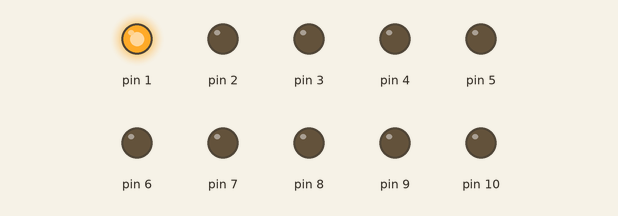
Bench run of a sketch on a simulated Arduino Uno, built with avr-gcc and run on an emulated ATmega328P. Shown: output pins drawn as LEDs (lit = HIGH).

Above: at 0.2 s.
At 2.0 s:
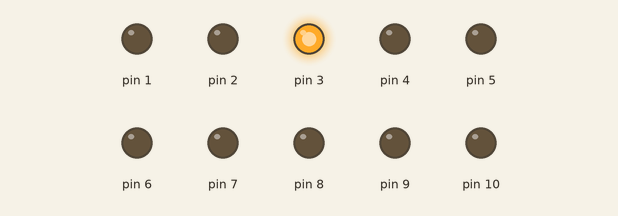
At 4.7 s:
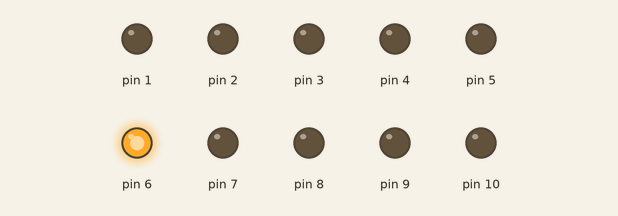
At 10.1 s:
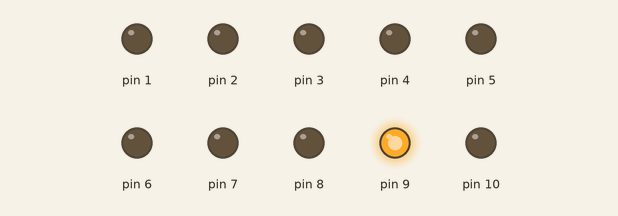
At 14.6 s:
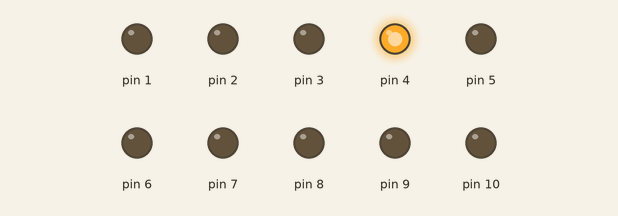
At 19.5 s:
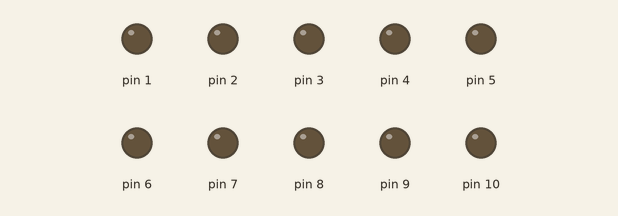
Timing chart, 0 to 20.7 s (numbered marks = the images above):
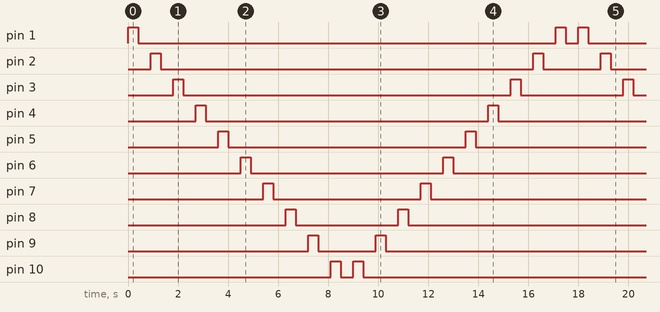

Measured:
- by itself, pin 1: repeats every 18.0 s: LOW 16.7 s, HIGH 0.40 s, LOW 0.50 s, HIGH 0.40 s
- by itself, pin 2: repeats every 18.0 s: LOW 14.9 s, HIGH 0.40 s, LOW 2.3 s, HIGH 0.40 s
- by itself, pin 3: repeats every 18.0 s: LOW 13.1 s, HIGH 0.40 s, LOW 4.1 s, HIGH 0.40 s
- by itself, pin 4: repeats every 18.0 s: LOW 11.3 s, HIGH 0.40 s, LOW 5.9 s, HIGH 0.40 s
- by itself, pin 5: LOW → HIGH at 3.6 s, → LOW 0.40 s later, → HIGH 9.5 s later, → LOW 0.40 s later, … (9 changes in this stretch)
- by itself, pin 6: LOW → HIGH at 4.5 s, → LOW 0.40 s later, → HIGH 7.7 s later, → LOW 0.40 s later, … (8 changes in this stretch)
- by itself, pin 7: LOW → HIGH at 5.4 s, → LOW 0.40 s later, → HIGH 5.9 s later, → LOW 0.40 s later, … (8 changes in this stretch)
- by itself, pin 8: LOW → HIGH at 6.3 s, → LOW 0.40 s later, → HIGH 4.1 s later, → LOW 0.40 s later, … (8 changes in this stretch)

The sketch:

leds_cotinuas.ino
```cpp
void setup() {
for(int a=1; a<=10; a++){pinMode(a,OUTPUT);}
}

void loop() {
for(int contar=1; contar<=10; contar++)
  {digitalWrite(contar,HIGH);
  delay(400);
  digitalWrite(contar,LOW);
  delay(500);
  }
for (int contar=10; contar>=1; contar--)
    {digitalWrite(contar,HIGH);
  delay(400);
  digitalWrite(contar,LOW);
  delay(500);}
}
```
